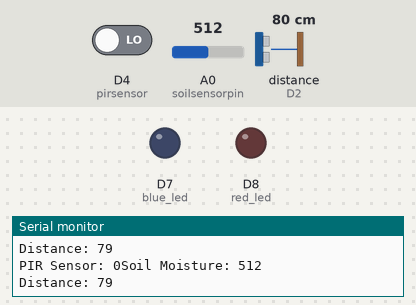
Recording of a sketch running on a simulated ESP8266 (NodeMCU). On the bench: output pins drawn as LEDs (lit = HIGH), the last lines printed to the serial monitor. The inputs (shaded band) are chosen by the test bench; at power-on: A0 (soilsensorpin) = 512, D4 (pirsensor) LOW, distance to the obstacle (sensor on D2) 80 cm. The echo pulse lasts 58.3 µs per cm; WiFi joins after 1.5 s; servers stay silent unless stated; pins used as bus, display or sensor lines are not drawn.

Above: at 8.1 s.
8.2 s: A0 (soilsensorpin) set to 750
13.1 s: A0 (soilsensorpin) set to 787
At 17.0 s:
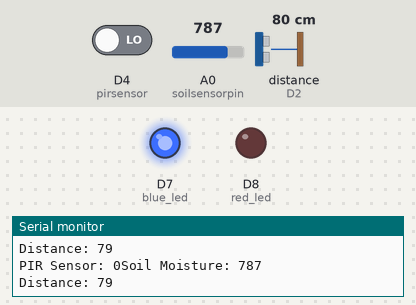
18.0 s: D4 (pirsensor) driven HIGH
At 22.2 s:
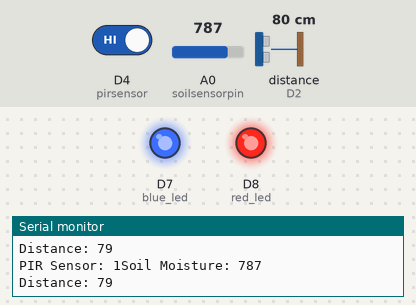
22.6 s: A0 (soilsensorpin) set to 758
At 26.1 s:
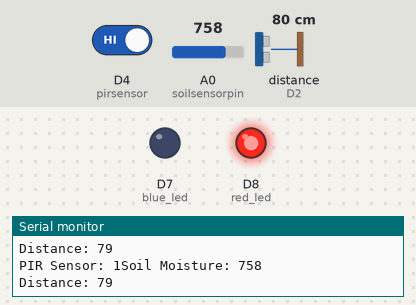
27.2 s: A0 (soilsensorpin) set to 778
At 31.2 s:
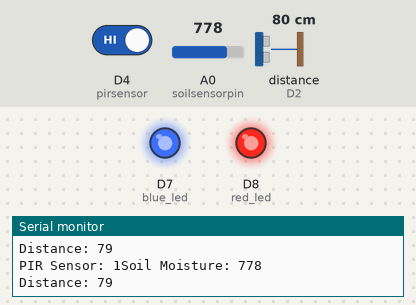
31.8 s: A0 (soilsensorpin) set to 716
At 36.3 s:
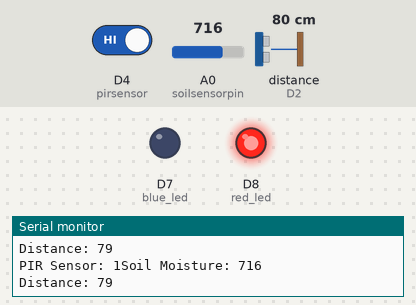
Timing chart, 0 to 37.4 s (numbered marks = the images above; inputs shaded):
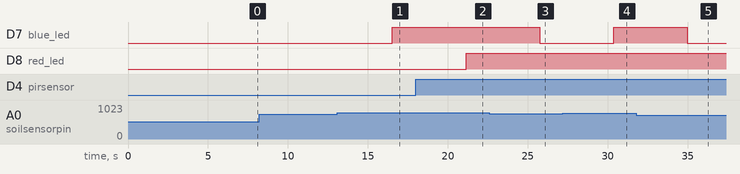

The sketch:

sketch_dec4a_copy_20231208223632.ino
```cpp
#include <WiFiClient.h>
#include <ThingSpeak.h>
#include <ESP8266WiFi.h>

String ssid = "fcco";
String pass = "fcco7120";
const int httpPort = 80;
const char* apiKey = "ZM1ZESL03K8TTELR";

const int soilsensorpin = A0;
const int pirsensor = D4;
const int blue_led = D7;
const int red_led = D8;
const int trigPin = D3;
const int echoPin = D2;
long duration;
long distance;


WiFiClient client;
void setup() {
  // put your setup code here, to run once:
  Serial.begin(9600);
  WiFi.mode(WIFI_STA);

  Serial.println("Connecting to ");
  Serial.println(ssid);

  WiFi.begin(ssid);
  Serial.println("");

  //Initialize ThingSpeak
  ThingSpeak.begin(client);

  pinMode(soilsensorpin,INPUT);
  pinMode(D2,OUTPUT);
  pinMode(pirsensor,INPUT);
  pinMode(blue_led,OUTPUT);
  pinMode(red_led,OUTPUT);
  pinMode(trigPin, OUTPUT); // Set Trig pin as an output
  pinMode(echoPin, INPUT); // Set Echo pin as an input
}


void loop() {
  // put your main code here, to run repeatedly:
  if (WiFi.status()!=WL_CONNECTED){
    Serial.print("Attempting to connect");
    while(WiFi.status()!= WL_CONNECTED){
      WiFi.begin(ssid,pass);
      delay(5000);

    }
    Serial.println("\nConnected.");

  }
int pirval = digitalRead(pirsensor);
int soilMoisture = analogRead(soilsensorpin);
int Moistpercent = map(soilMoisture,0,1023,100,0);
digitalWrite(trigPin,LOW);
delayMicroseconds(2);

digitalWrite(trigPin,HIGH);
delayMicroseconds(10);
digitalWrite(trigPin,LOW);
duration = pulseIn(echoPin,HIGH);
distance = duration*0.034/2;


//Send soil moisture to Thingspeak and also PIR
ThingSpeak.setField(1, Moistpercent);
ThingSpeak.setField(2,pirval);
ThingSpeak.setField(3,distance);
Serial.print("PIR Sensor: ");
Serial.print(pirval);
Serial.print("Soil Moisture: ");
Serial.println(soilMoisture);
Serial.print("Distance: ");
Serial.println(distance);
ThingSpeak.writeFields(2033371,apiKey);

// Wait for 15 seconds before sending the next reading ]
delay(2000);

// Activate relay under condition that soil moisture
if(soilMoisture > 768){
  digitalWrite(D2,HIGH);
  digitalWrite(blue_led,HIGH);

}

else{
  digitalWrite(D2,LOW);
  digitalWrite(blue_led,LOW);
}

if(pirval == 1)
{
  digitalWrite(red_led,HIGH);
}

else{
  digitalWrite(red_led,LOW);
}
}
```

Measured:
- the behaviour switches between 768 and 769 on A0 (soilsensorpin) (found by bisection; images 0 and 1)
- after the input at 13.1 s, D7 (blue_led): LOW → HIGH after 3.4 s
- after the input at 18.0 s, D8 (red_led): LOW → HIGH after 3.1 s
- after the input at 22.6 s, D7 (blue_led): HIGH → LOW after 3.2 s
- after the input at 27.2 s, D7 (blue_led): LOW → HIGH after 3.2 s
- after the input at 31.8 s, D7 (blue_led): HIGH → LOW after 3.2 s
